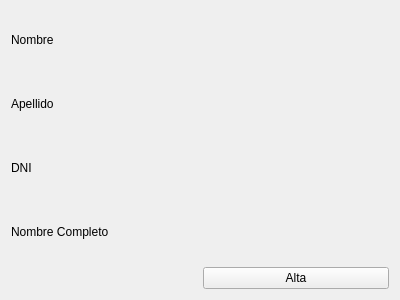
<?xml version="1.0" encoding="UTF-8"?>
<ui version="4.0">
 <class>Alta</class>
 <widget class="QWidget" name="Alta">
  <property name="geometry">
   <rect>
    <x>0</x>
    <y>0</y>
    <width>400</width>
    <height>300</height>
   </rect>
  </property>
  <property name="windowTitle">
   <string>Alta</string>
  </property>
  <layout class="QGridLayout" name="gridLayout">
   <item row="1" column="1">
    <widget class="LineaDeTexto" name="leApellido" native="true"/>
   </item>
   <item row="0" column="1">
    <widget class="LineaDeTexto" name="leNombre" native="true"/>
   </item>
   <item row="1" column="0">
    <widget class="QLabel" name="lApellido">
     <property name="text">
      <string>Apellido</string>
     </property>
    </widget>
   </item>
   <item row="5" column="1">
    <widget class="QPushButton" name="pbAlta">
     <property name="text">
      <string>Alta</string>
     </property>
    </widget>
   </item>
   <item row="0" column="0">
    <widget class="QLabel" name="lNombre">
     <property name="text">
      <string>Nombre</string>
     </property>
    </widget>
   </item>
   <item row="2" column="0">
    <widget class="QLabel" name="lDni">
     <property name="text">
      <string>DNI</string>
     </property>
    </widget>
   </item>
   <item row="3" column="0">
    <widget class="QLabel" name="lNombreCompleto">
     <property name="text">
      <string>Nombre Completo</string>
     </property>
    </widget>
   </item>
   <item row="2" column="1">
    <widget class="LineaDeTexto" name="leDni" native="true"/>
   </item>
   <item row="3" column="1">
    <widget class="LineaDeTexto" name="leNombreCompleto" native="true"/>
   </item>
  </layout>
 </widget>
 <layoutdefault spacing="6" margin="11"/>
 <customwidgets>
  <customwidget>
   <class>LineaDeTexto</class>
   <extends>QWidget</extends>
   <header>lineadetexto.h</header>
   <container>1</container>
  </customwidget>
 </customwidgets>
 <resources/>
 <connections/>
</ui>
